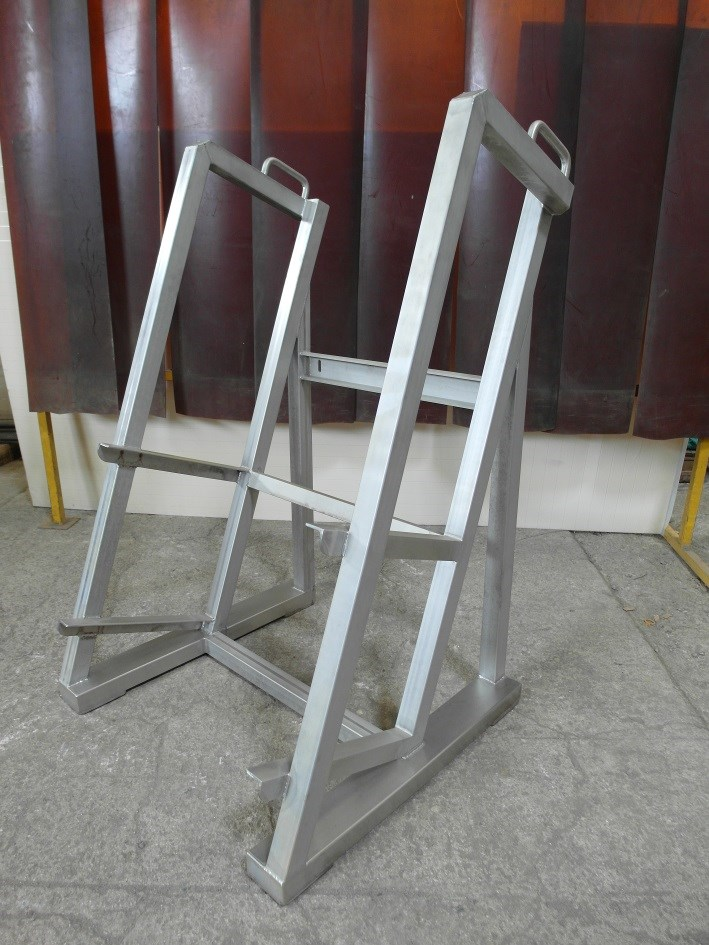
#> input picture images/realisations/Chaudronnerie & Tuyauterie/realisation_p6_37.jpeg, 709 x 945 px, found by its file name
$ python rotate.py
#> lines starting #> are read from the running program, lines starting #| are printed output that depends on the picture
from PIL import Image
import os

img1 = r"C:\Users\User\Documents\ERRM\Site web\images\realisations\Chaudronnerie & Tuyauterie\realisation_p6_37.jpeg"
img2 = r"C:\Users\User\Documents\ERRM\Site web\images\realisations\Chaudronnerie & Tuyauterie\realisation_p6_38.jpeg"

if os.path.exists(img1):
    with Image.open(img1) as im:
        # Walkway sideways - rotate 90 degrees clockwise (-90)
#> im is the input picture: PIL image 709x945 RGB; mean R, G, B 119.5, 113.6, 111
        im.rotate(-90, expand=True).save(img1)
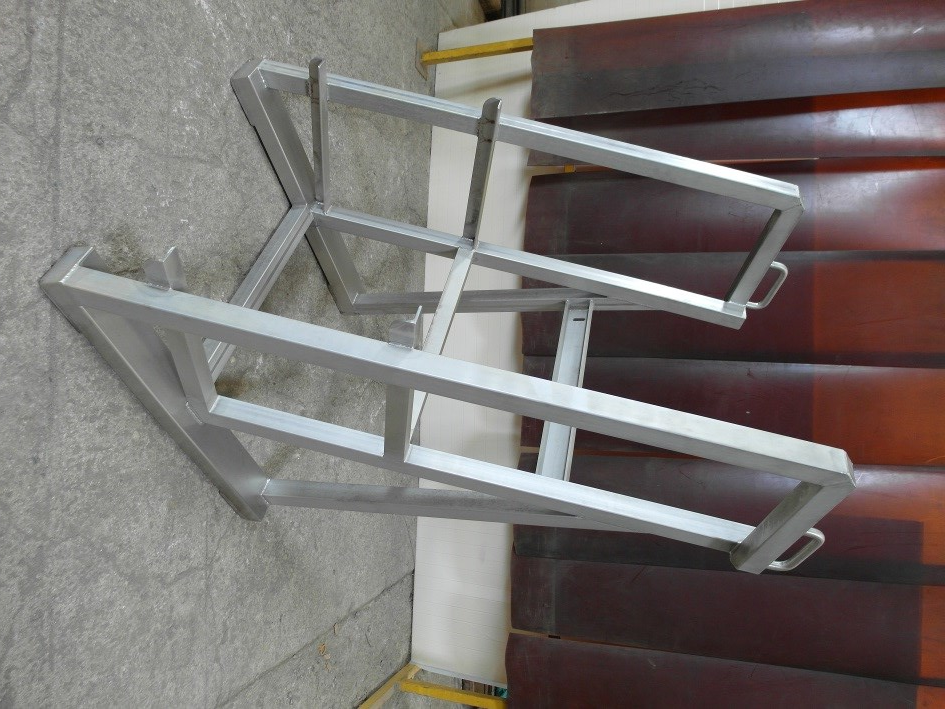
#> saved as realisation_p6_37.jpeg: PIL image 945x709 RGB; mean R, G, B 119.5, 113.6, 111
        print("Rotated p6_37 clockwise")

if os.path.exists(img2):
    with Image.open(img2) as im:
        # Stairs sideways - rotate 90 degrees counter-clockwise (90)
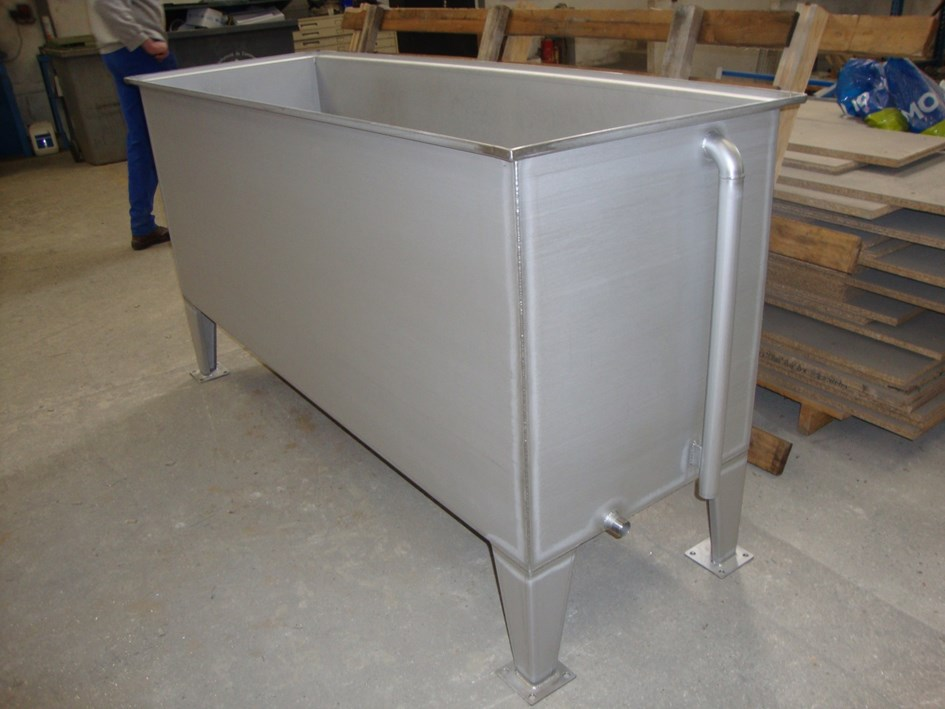
#> input picture images/realisations/Chaudronnerie & Tuyauterie/realisation_p6_38.jpeg, 945 x 709 px, found by its file name
#> im is the input picture: PIL image 945x709 RGB; mean R, G, B 126.1, 120.3, 113
        im.rotate(90, expand=True).save(img2)
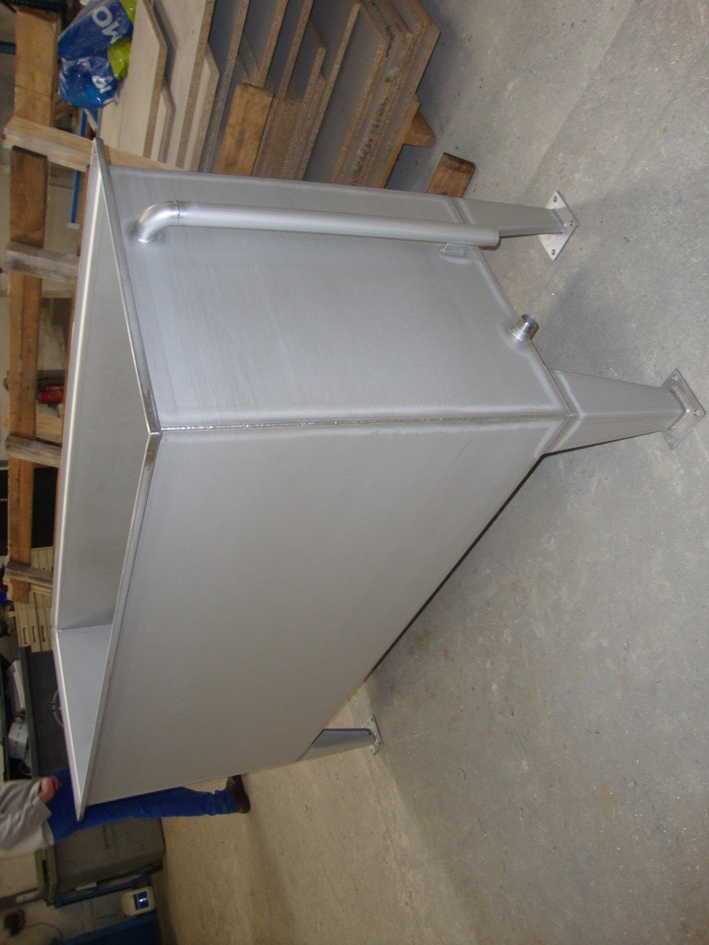
#> saved as realisation_p6_38.jpeg: PIL image 709x945 RGB; mean R, G, B 126.1, 120.3, 113
        print("Rotated p6_38 counter-clockwise")
